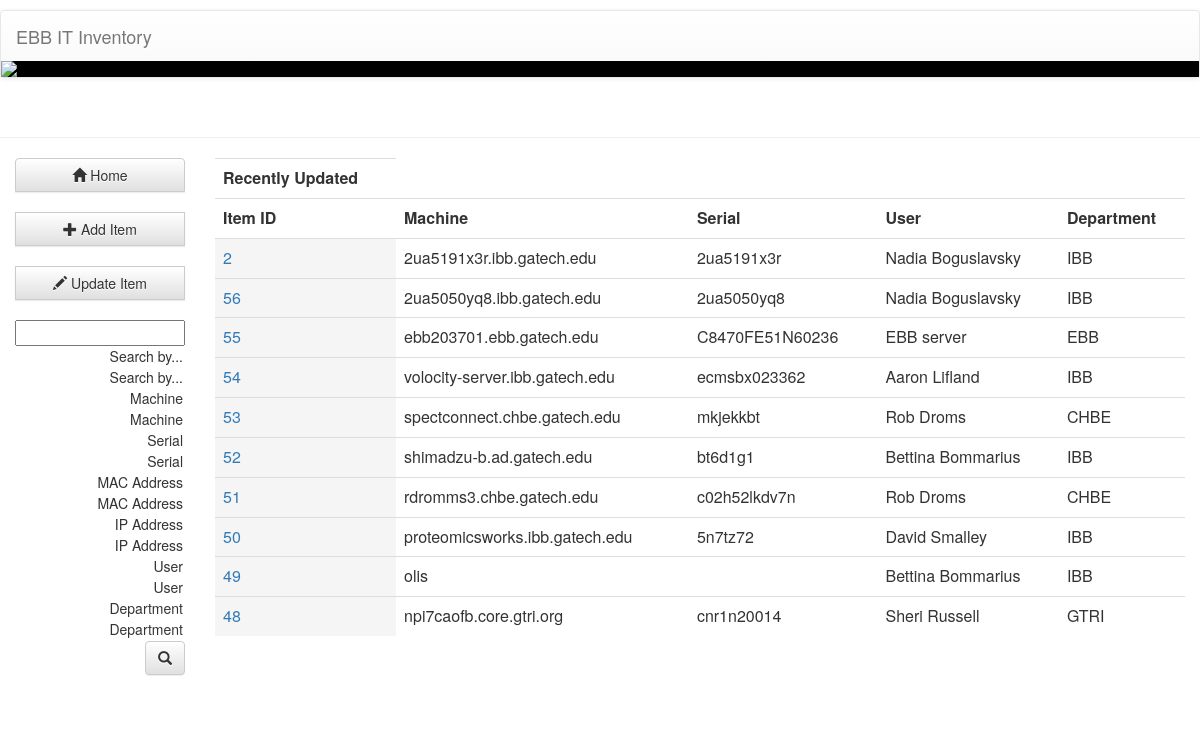
/itInventory/, run on an earlier commit of the app's database.
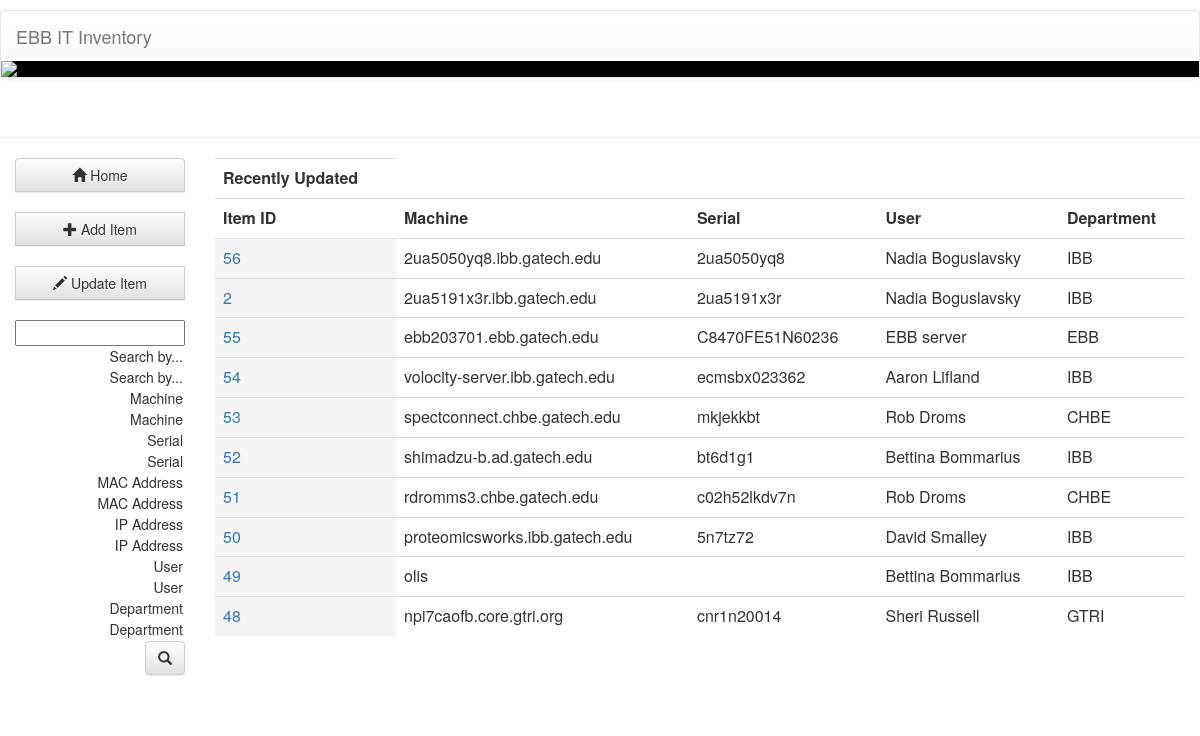
And on a later commit of the database.
### itInventory/models.py (models this page shows, shortened)
class inventory(models.Model):
    machine = models.CharField(max_length=100, default="Not Specified")
    room = models.CharField(max_length=100, default="Not Specified")
    mac = models.CharField(max_length=100, default="Not Specified", unique=True)
    ip = models.CharField(max_length=100, default="Not Specified")
    vlan = models.CharField(max_length=100, default="Not Specified")
    manufacturer = models.CharField(max_length=100, default="Not Specified")
    model = models.CharField(max_length=100, default="Not Specified")
    serial = models.CharField(max_length=100, default="Not Specified", unique=True)
    user = models.CharField(max_length=100, default="Not Specified")
    os = models.CharField(max_length=100, default="Not Specified")
    department = models.CharField(max_length=100, default="Not Specified")
    sponsor = models.CharField(max_length=100, default="Not Specified")
    notes = models.CharField(max_length=100, default="Not Specified")
    added = models.DateTimeField(auto_now_add=True)
    updated = models.DateTimeField(auto_now=True)

### itInventory/views.py (the view)
def index(request):
    request.session['view']= False
    request.session['search'] = False
    request.session['choice'] = False
    init_form = searchForm()
    c = {
        'updatelist': inventory.objects.all().order_by('-updated')[:10],
        'form': init_form
    }
    if 'delete' in request.session:
        if request.session['delete']:
            c.update({'delete':True})
            request.session['delete'] = False
    if request.method == 'POST':
        form = searchForm(request.POST)
        if form.is_valid():
            data = urlencode(form.cleaned_data)
            url = '/itInventory/queryInventory/?' + data
            return HttpResponseRedirect(url)
        else:
            form_errors = form.errors
            return render(request, 'itInventory/index.html', {'form': form, 'form_errors': form_errors, 'updatelist': inventory.objects.all().order_by('-updated')[:10]})
    else:
        form=searchForm()
    return render(request, "itInventory/index.html", c)

### itInventory/forms.py
class searchForm(forms.Form):
    CHOICES=[('', 'Search by...'),('Machine','Machine'),('Serial','Serial'), ('MAC Address', 'MAC Address'), ('IP Address','IP Address'), ('User', 'User'), ('Department', 'Department')]
    search = forms.CharField(label='Search', max_length=200, required=True, error_messages={'required': 'Please enter a search term.'})
    choices = forms.ChoiceField(label="Search By", choices=CHOICES, required=True, error_messages={'required': 'Please select an option.'})
    class Meta:
        model = inventory
        widgets = {
            'search': forms.Textarea(attrs={'cols':20})
        }

### itInventory/templates/itInventory/index.html (shortened to what this page needs)
{% load staticfiles %}
<link rel="stylesheet" href="https://maxcdn.bootstrapcdn.com/bootstrap/3.3.6/css/bootstrap.min.css">
<link rel="stylesheet" href="https://maxcdn.bootstrapcdn.com/bootstrap/3.3.6/css/bootstrap-theme.min.css">
<div class="page-header" style="position: relative;">
    <nav class="navbar navbar-default" style="top: -30px; ">
        <div class="container-fluid">
            <div class="navbar-header">
                <a class="navbar-brand" href="/itInventory/">EBB IT Inventory</a>
            </div>
        </div><div class="container-fluid">
        <div class="row" style="background-color: black">
            <img src="http://s32.postimg.org/o736umxqt/banner.jpg" class="img-responsive"  />
        </div>
    </div>
    </nav>
</div><div class="container-fluid">
    <div class="row">
        <div class="col-sm-2">
            <div class="btn-group-vertical btn-block" role="group" aria-label="...">
                <button onclick="location.href='/itInventory/';" type="submit" class="btn btn-default"><i class="glyphicon glyphicon-home"></i> Home</button>
                <br>
                <button onclick="location.href='/itInventory/addItem';" type="submit" class="btn btn-default"><i class="glyphicon glyphicon-plus"></i> Add Item</button>
                <br>
                <button onclick="location.href='/itInventory/searchItem';" type="submit" class="btn btn-default"><i class="glyphicon glyphicon-pencil"></i> Update Item</button>
                <br>
                <form action="/itInventory/"method="post" role="search" style="width: 100%">
                    <div class="dropdown" style="text-align: right">
                        {{ form.search }}
                        {% for field in form.choices %}
                            {{ field.tag }}{{ field }}
                        {% endfor %}
                        <button type="submit" class="btn btn-default glyphicon glyphicon-search" style="align"></button>
                        <div><br></div>
                    </div>
                </form>
            </div>
        </div>
        <div class="col-sm-10 alt-table-responsive">
            <table class="table">
                <th>Recently Updated</th>
                <tr>
                    <td><strong>Item ID</strong></td>
                    <td><strong>Machine</strong></td>
                    <td><strong>Serial</strong></td>
                    <td><strong>User</strong></td>
                    <td><strong>Department</strong></td>
                </tr>
                {% for item in updatelist %}
                    <tr>
                        <td class="active"><a href="/itInventory/itemDetail/{{ item.id }}">{{ item.id }}</a></td>
                        <td>{{ item.machine }}</td>
                        <td>{{ item.serial }}</td>
                        <td>{{ item.user }}</td>
                        <td>{{ item.department }}</td>
                    </tr>
                {% endfor %}
            </table>
        </div>
    </div>
</div>

### itInventory/templates/itInventory/index.html (style rules this page uses)
#id_search { width:100%; }

What changed in the data, as far as the page shows it:
changed inventory "2ua5050yq8.ibb.gatech.edu": moves up the list
